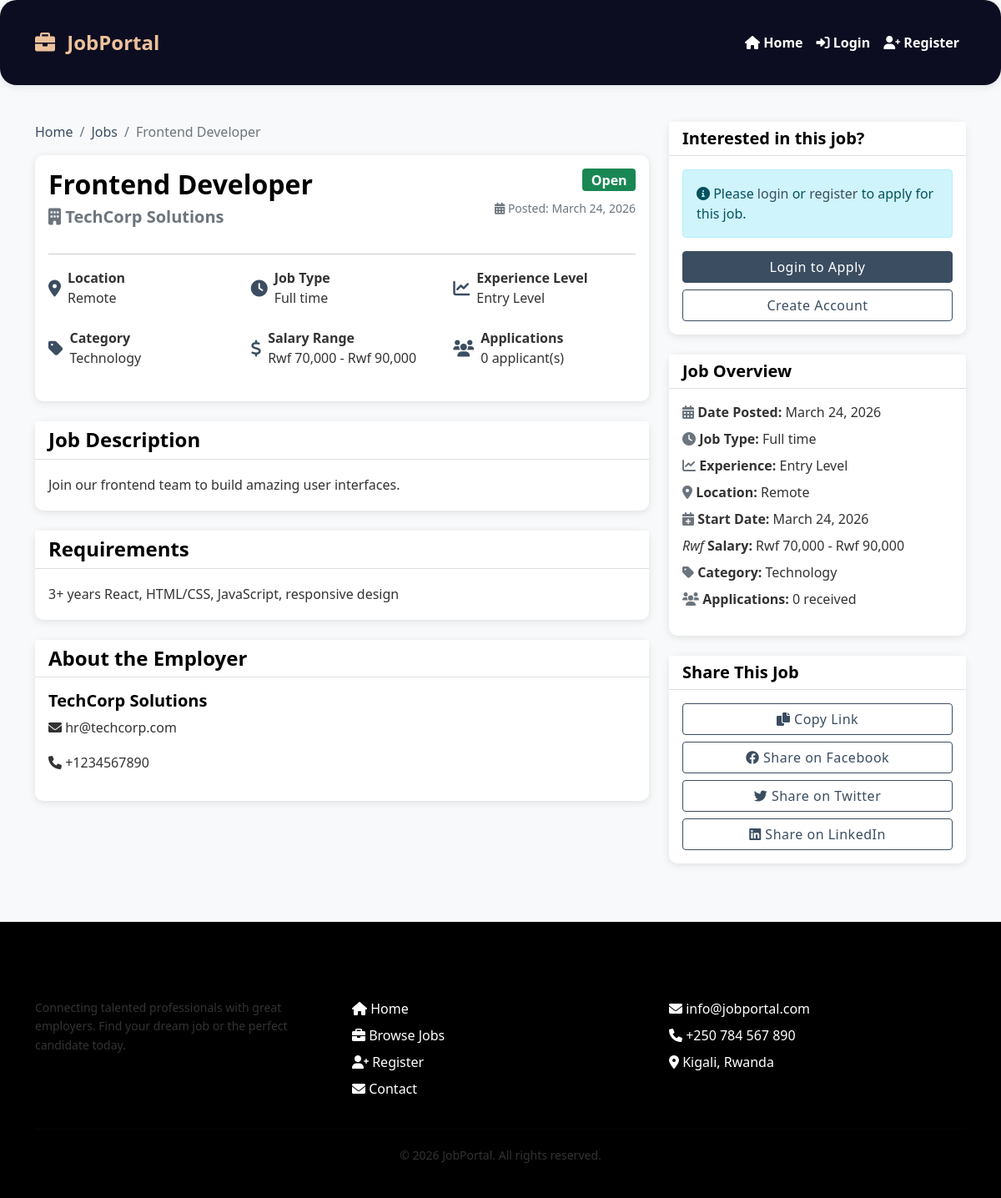
Page /admin/view_job.php?id=2 on the committed database.
### tables this page shows
CREATE TABLE `jobs` (
  `id` int(11) NOT NULL AUTO_INCREMENT,
  `employer_id` int(11) NOT NULL,
  `category_id` int(11) DEFAULT NULL,
  `title` varchar(100) NOT NULL,
  `description` text NOT NULL,
  `requirements` text NOT NULL,
  `salary` varchar(50) DEFAULT NULL,
  `location` varchar(100) DEFAULT NULL,
  `job_type` enum('full-time','part-time','contract','internship') DEFAULT 'full-time',
  `experience_level` enum('entry','mid','senior','lead') DEFAULT 'entry',
  `status` enum('open','closed','pending') DEFAULT 'pending',
  `start_date` date DEFAULT NULL,
  `end_date` date DEFAULT NULL,
  `created_at` timestamp NOT NULL DEFAULT current_timestamp(),
  `updated_at` timestamp NOT NULL DEFAULT current_timestamp() ON UPDATE current_timestamp(),
  PRIMARY KEY (`id`),
  KEY `employer_id` (`employer_id`),
  KEY `category_id` (`category_id`)
);

CREATE TABLE `users` (
  `id` int(11) NOT NULL AUTO_INCREMENT,
  `username` varchar(50) NOT NULL,
  `email` varchar(100) NOT NULL,
  `password` varchar(255) NOT NULL,
  `full_name` varchar(100) NOT NULL,
  `role` enum('admin','employer','applicant') DEFAULT 'applicant',
  `status` enum('active','inactive') DEFAULT 'active',
  `profile_image` varchar(255) DEFAULT NULL,
  `phone` varchar(20) DEFAULT NULL,
  `address` text DEFAULT NULL,
  `created_at` timestamp NOT NULL DEFAULT current_timestamp(),
  `updated_at` timestamp NOT NULL DEFAULT current_timestamp() ON UPDATE current_timestamp(),
  PRIMARY KEY (`id`),
  UNIQUE KEY `username` (`username`),
  UNIQUE KEY `email` (`email`)
);

CREATE TABLE `categories` (
  `id` int(11) NOT NULL AUTO_INCREMENT,
  `name` varchar(50) NOT NULL,
  `description` text DEFAULT NULL,
  `status` enum('active','inactive') DEFAULT 'active',
  `created_at` timestamp NOT NULL DEFAULT current_timestamp(),
  PRIMARY KEY (`id`),
  UNIQUE KEY `name` (`name`)
);

### admin/view_job.php (the view, shortened to what this page needs)
<?php
require_once '../includes/header.php';
$job_id = isset($_GET['id']) ? intval($_GET['id']) : 0;
$database = new Database();
$db = $database->getConnection();
$query = "SELECT j.*, u.full_name as employer_name, u.email as employer_email, u.phone as employer_phone,
          c.name as category_name, c.description as category_description
          FROM jobs j
          JOIN users u ON j.employer_id = u.id
          LEFT JOIN categories c ON j.category_id = c.id
          WHERE j.id = :id AND j.status = 'open'";
$stmt = $db->prepare($query);
$stmt->bindParam(':id', $job_id, PDO::PARAM_INT);
$stmt->execute();
$job = $stmt->fetch(PDO::FETCH_ASSOC);
$query = "SELECT COUNT(*) as count FROM applications WHERE job_id = :job_id";
$stmt = $db->prepare($query);
$stmt->bindParam(':job_id', $job_id, PDO::PARAM_INT);
$stmt->execute();
$application_count = $stmt->fetch(PDO::FETCH_ASSOC)['count'];
?>
<div class="container mt-4">
    <div class="row">
        <div class="col-lg-8">
            <nav aria-label="breadcrumb" class="mb-3">
                <ol class="breadcrumb">
                    <li class="breadcrumb-item"><a href="index.php">Home</a></li>
                    <li class="breadcrumb-item"><a href="applicant/jobs.php">Jobs</a></li>
                    <li class="breadcrumb-item active" aria-current="page"><?php echo htmlspecialchars($job['title']); ?></li>
                </ol>
            </nav>
            <div class="card mb-4">
                <div class="card-body">
                    <div class="d-flex justify-content-between align-items-start">
                        <div>
                            <h2 class="mb-2"><?php echo htmlspecialchars($job['title']); ?></h2>
                            <h5 class="text-muted mb-3">
                                <i class="fas fa-building"></i> <?php echo htmlspecialchars($job['employer_name']); ?>
                            </h5>
                        </div>
                        <div class="text-end">
                            <span class="badge bg-success fs-6 mb-2"><?php echo ucfirst($job['status']); ?></span>
                            <br>
                            <small class="text-muted">
                                <i class="fas fa-calendar-alt"></i> Posted: <?php echo date('F d, Y', strtotime($job['created_at'])); ?>
                            </small>
                        </div>
                    </div>
                    <hr>
                    <div class="row mb-3">
                        <div class="col-md-4 mb-2">
                            <div class="d-flex align-items-center">
                                <i class="fas fa-map-marker-alt fa-lg me-2" style="color: var(--secondary);"></i>
                                <div>
                                    <strong>Location</strong><br>
                                    <?php echo htmlspecialchars($job['location'] ?: 'Remote'); ?>
                                </div>
                            </div>
                        </div>
                        <div class="col-md-4 mb-2">
                            <div class="d-flex align-items-center">
                                <i class="fas fa-clock fa-lg me-2" style="color: var(--secondary);"></i>
                                <div>
                                    <strong>Job Type</strong><br>
                                    <?php echo ucfirst(str_replace('-', ' ', $job['job_type'])); ?>
                                </div>
                            </div>
                        </div>
                        <div class="col-md-4 mb-2">
                            <div class="d-flex align-items-center">
                                <i class="fas fa-chart-line fa-lg me-2" style="color: var(--secondary);"></i>
                                <div>
                                    <strong>Experience Level</strong><br>
                                    <?php echo ucfirst($job['experience_level']); ?> Level
                                </div>
                            </div>
                        </div>
                    </div>
                    <div class="row mb-3">
                        <div class="col-md-4 mb-2">
                            <div class="d-flex align-items-center">
                                <i class="fas fa-tag fa-lg me-2" style="color: var(--secondary);"></i>
                                <div>
                                    <strong>Category</strong><br>
                                    <?php echo htmlspecialchars($job['category_name']); ?>
                                </div>
                            </div>
                        </div>
                        <div class="col-md-4 mb-2">
                            <div class="d-flex align-items-center">
                                <i class="fas fa-dollar-sign fa-lg me-2" style="color: var(--secondary);"></i>
                                <div>
                                    <strong>Salary Range</strong><br>
                                    <?php echo htmlspecialchars($job['salary'] ?: 'Negotiable'); ?>
                                </div>
                            </div>
                        </div>
                        <div class="col-md-4 mb-2">
                            <div class="d-flex align-items-center">
                                <i class="fas fa-users fa-lg me-2" style="color: var(--secondary);"></i>
                                <div>
                                    <strong>Applications</strong><br>
                                    <?php echo number_format($application_count); ?> applicant(s)
                                </div>
                            </div>
                        </div>
                    </div>
                </div>
            </div>
            <div class="card mb-4">
                <div class="card-header bg-white">
                    <h4 class="mb-0">Job Description</h4>
                </div>
                <div class="card-body">
                    <div class="job-description">
                        <?php echo nl2br(htmlspecialchars($job['description'])); ?>
                    </div>
                </div>
            </div>
            <div class="card mb-4">
                <div class="card-header bg-white">
                    <h4 class="mb-0">Requirements</h4>
                </div>
                <div class="card-body">
                    <div class="job-requirements">
                        <?php echo nl2br(htmlspecialchars($job['requirements'])); ?>
                    </div>
                </div>
            </div>
            <div class="card mb-4">
                <div class="card-header bg-white">
                    <h4 class="mb-0">About the Employer</h4>
                </div>
                <div class="card-body">
                    <h5><?php echo htmlspecialchars($job['employer_name']); ?></h5>
                    <p><i class="fas fa-envelope"></i> <?php echo htmlspecialchars($job['employer_email']); ?></p>
                    <?php if ($job['employer_phone']): ?>
                        <p><i class="fas fa-phone"></i> <?php echo htmlspecialchars($job['employer_phone']); ?></p>
                    <?php endif; ?>
                </div>
            </div>
        </div>
        <div class="col-lg-4">
            <div class="card mb-4 sticky-top" style="top: 20px;">
                <div class="card-header bg-white">
                    <h5 class="mb-0">Interested in this job?</h5>
                </div>
                <div class="card-body">
                    <?php if (!isLoggedIn()): ?>
                        <div class="alert alert-info">
                            <i class="fas fa-info-circle"></i> Please <a href="login.php">login</a> or <a href="register.php">register</a> to apply for this job.
                        </div>
                        <a href="login.php" class="btn btn-primary w-100">Login to Apply</a>
                        <a href="register.php" class="btn btn-outline-primary w-100 mt-2">Create Account</a>
                    <?php endif; ?>
                </div>
            </div>
            <div class="card mb-4">
                <div class="card-header bg-white">
                    <h5 class="mb-0">Job Overview</h5>
                </div>
                <div class="card-body">
                    <ul class="list-unstyled">
                        <li class="mb-2">
                            <i class="fas fa-calendar-alt text-secondary"></i>
                            <strong>Date Posted:</strong> <?php echo date('F d, Y', strtotime($job['created_at'])); ?>
                        </li>
                        <li class="mb-2">
                            <i class="fas fa-clock text-secondary"></i>
                            <strong>Job Type:</strong> <?php echo ucfirst(str_replace('-', ' ', $job['job_type'])); ?>
                        </li>
                        <li class="mb-2">
                            <i class="fas fa-chart-line text-secondary"></i>
                            <strong>Experience:</strong> <?php echo ucfirst($job['experience_level']); ?> Level
                        </li>
                        <li class="mb-2">
                            <i class="fas fa-map-marker-alt text-secondary"></i>
                            <strong>Location:</strong> <?php echo htmlspecialchars($job['location'] ?: 'Remote'); ?>
                        </li>
                        <?php if ($job['start_date']): ?>
                            <li class="mb-2">
                                <i class="fas fa-calendar-plus text-secondary"></i>
                                <strong>Start Date:</strong> <?php echo date('F d, Y', strtotime($job['start_date'])); ?>
                            </li>
                        <?php endif; ?>
                        <li class="mb-2">
                            <i>Rwf </i>
                            <strong>Salary:</strong> <?php echo htmlspecialchars($job['salary'] ?: 'Negotiable'); ?>
                        </li>
                        <li class="mb-2">
                            <i class="fas fa-tag text-secondary"></i>
                            <strong>Category:</strong> <?php echo htmlspecialchars($job['category_name']); ?>
                        </li>
                        <li>
                            <i class="fas fa-users text-secondary"></i>
                            <strong>Applications:</strong> <?php echo number_format($application_count); ?> received
                        </li>
                    </ul>
                </div>
            </div>
            <div class="card">
                <div class="card-header bg-white">
                    <h5 class="mb-0">Share This Job</h5>
                </div>
                <div class="card-body">
                    <div class="d-grid gap-2">
                        <button class="btn btn-outline-primary" onclick="copyJobLink()">
                            <i class="fas fa-copy"></i> Copy Link
                        </button>
                        <a href="https://www.facebook.com/sharer/sharer.php?u=<?php echo urlencode('http://' . $_SERVER['HTTP_HOST'] . $_SERVER['REQUEST_URI']); ?>"
                            target="_blank" class="btn btn-outline-primary">
                            <i class="fab fa-facebook"></i> Share on Facebook
                        </a>
                        <a href="https://twitter.com/intent/tweet?url=<?php echo urlencode('http://' . $_SERVER['HTTP_HOST'] . $_SERVER['REQUEST_URI']); ?>&text=<?php echo urlencode('Check out this job: ' . $job['title']); ?>"
                            target="_blank" class="btn btn-outline-primary">
                            <i class="fab fa-twitter"></i> Share on Twitter
                        </a>
                        <a href="https://www.linkedin.com/shareArticle?mini=true&url=<?php echo urlencode('http://' . $_SERVER['HTTP_HOST'] . $_SERVER['REQUEST_URI']); ?>&title=<?php echo urlencode($job['title']); ?>"
                            target="_blank" class="btn btn-outline-primary">
                            <i class="fab fa-linkedin"></i> Share on LinkedIn
                        </a>
                    </div>
                </div>
            </div>
        </div>
    </div>
</div>
<?php require_once '../includes/footer.php'; ?>

### includes/header.php (style rules this page uses)
:root { --primary: #ecc19c; --secondary: #3b4d61; --accent: #000000; --font-main: 'Segoe UI', Tahoma, Geneva, Verdana, sans-serif; --font-heading: 'Segoe UI', Tahoma, Geneva, Verdana, sans-serif; --text-color: #333333; --text-light: #666666; --text-dark: #000000; }
* { margin: 0; padding: 0; box-sizing: border-box; }
html, body { height: 100%; margin: 0; padding: 0; }
body { background-color: #f8f9fa; font-family: var(--font-main); color: var(--text-color); min-height: 100vh; display: flex; flex-direction: column; }
h1, h2, h3, h4, h5, h6 { font-family: var(--font-heading); color: var(--text-dark); font-weight: 600; }
p { color: var(--text-color); line-height: 1.6; }
a { color: var(--secondary); text-decoration: none; transition: color 0.3s ease; }
.btn { font-weight: 500; letter-spacing: 0.5px; }
.btn-primary { background-color: var(--secondary); border-color: var(--secondary); }
.btn-outline-primary { color: var(--secondary); border-color: var(--secondary); }
.card { border: none; border-radius: 10px; box-shadow: 0 2px 10px rgba(0, 0, 0, 0.1); transition: transform 0.3s ease; margin-bottom: 20px; }
.container { padding-top: 20px; padding-bottom: 20px; }

### admin/view_job.php (style rules this page uses)
.job-description, .job-requirements { line-height: 1.8; font-size: 1rem; }
.sticky-top { z-index: 1; }
.breadcrumb { background: transparent; padding: 0; }

### rows in the picture
jobs: title "Frontend Developer", employer.full_name "TechCorp Solutions", status "Open", created_at "March 24, 2026", location "Remote", job_type "Full time", experience_level "Entry", category.name "Technology", salary "Rwf 70,000 - Rwf 90,000", description "Join our frontend team to build amazing user interfaces.", requirements "3+ years React, HTML/CSS, JavaScript, responsive design", employer.email "hr@techcorp.com", employer.phone "+1234567890", start_date "March 24, 2026"

### other values in the picture
SITE_NAME "JobPortal"
$application_count "0"
SITE_NAME "jobportal"
